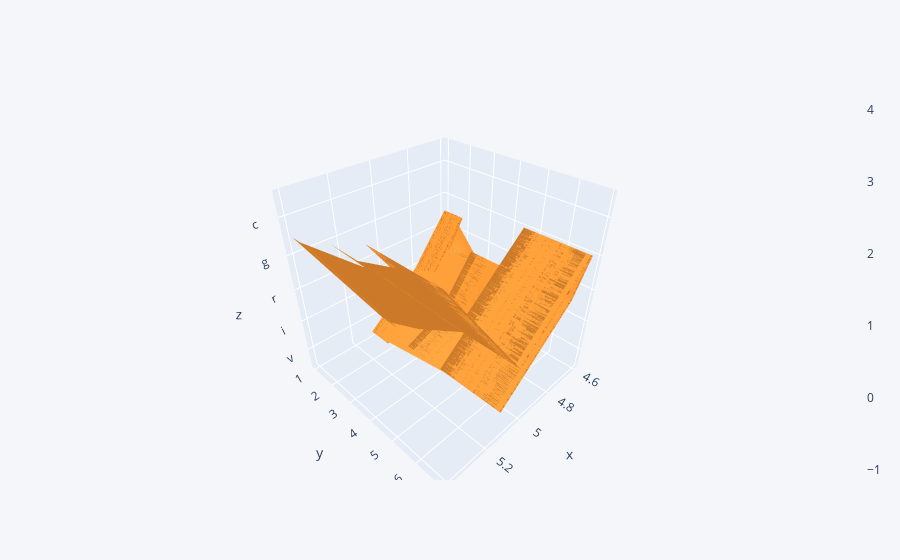

Here is the notebook cell this chart was saved with:
### Code cell
df.iplot(kind='surface', x='sepal_length', y='petal_length', z= 'species')

### Figure 1 — Plotly figure (JSON) as saved in the notebook; plotly's stock layout.template omitted (floating-point values rounded to 4 significant figures; data arrays with more than 128 entries replaced by an {"elided": "..."} marker saying what was removed)
{"data": [{"colorscale": [[0, "rgb(255, 153, 51)"], [0.1111, "rgb(55, 128, 191)"], [0.2222, "rgb(50, 171, 96)"], [0.3333, "rgb(128, 0, 128)"], [0.4444, "rgb(219, 64, 82)"], [0.5556, "rgb(0, 128, 128)"], [0.6667, "rgb(255, 255, 51)"], [0.7778, "rgb(128, 128, 0)"], [0.8889, "rgb(251, 128, 114)"], [1, "rgb(128, 177, 211)"]], "type": "surface", "x": {"elided": "150 float values"}, "y": {"elided": "150 float values"}, "z": {"elided": "150 str values"}}], "layout": {"legend": {"bgcolor": "#F5F6F9", "font": {"color": "#4D5663"}}, "paper_bgcolor": "#F5F6F9", "plot_bgcolor": "#F5F6F9", "title": {"font": {"color": "#4D5663"}}, "xaxis": {"gridcolor": "#E1E5ED", "showgrid": true, "tickfont": {"color": "#4D5663"}, "title": {"font": {"color": "#4D5663"}, "text": ""}, "zerolinecolor": "#E1E5ED"}, "yaxis": {"gridcolor": "#E1E5ED", "showgrid": true, "tickfont": {"color": "#4D5663"}, "title": {"font": {"color": "#4D5663"}, "text": ""}, "zerolinecolor": "#E1E5ED"}}}
